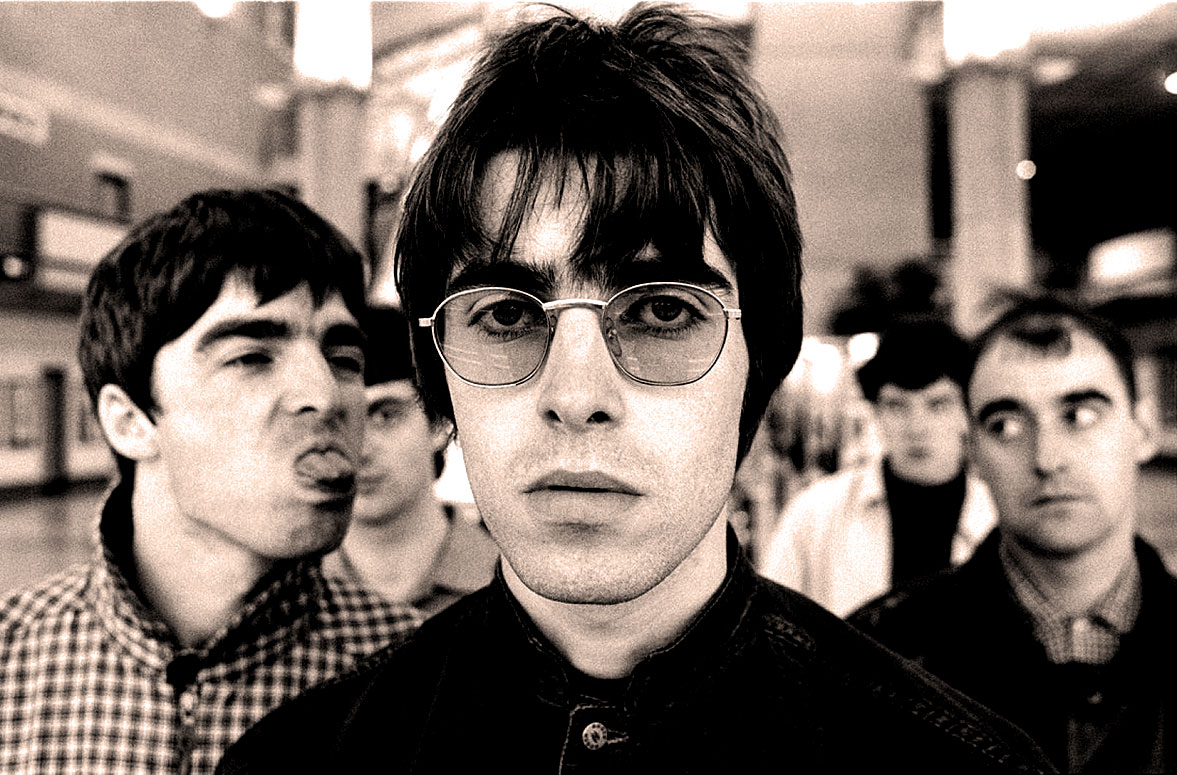
#> input picture examples/oasis.jpg, 1177 x 775 px, given in place of the camera
$ python webcam_live_pixelate.py
#> lines starting #> are read from the running program, lines starting #| are printed output that depends on the picture
#> in live_pixelate, frame is the input picture: shape (775, 1177, 3); mean B, G, R 96.4, 104, 116.2
import cv2
from PIL import Image
import numpy as np
import time

def pixelate(image, block_size, spacing, brightness_factor):
#> called with block_size = 6, spacing = 6, brightness_factor = 1.7
    blocks_across = image.width // block_size
#> blocks_across = 196
    blocks_down = image.height // block_size
#> blocks_down = 129
    image = image.resize((blocks_across, blocks_down), Image.NEAREST)
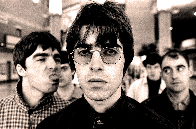
#> image: PIL image 196x129 RGB; mean R, G, B 116.3, 104, 96.4

    image = image.convert('L').point(lambda x: min(255, x * brightness_factor)).convert('RGB')
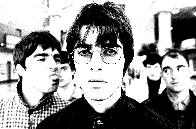
#> image: PIL image 196x129 RGB; min 0, max 255, mean 146

    arr = np.array(image)

    new_width = blocks_across * (block_size + spacing)
#> new_width = 2352
    new_height = blocks_down * (block_size + spacing)
#> new_height = 1548
    output_array = np.zeros((new_height, new_width, 3), dtype=np.uint8)

    for y in range(blocks_down):
        for x in range(blocks_across):
            gray_value = arr[y, x, 0]
            blue_intensity = int((gray_value / 255) * 255)
            color = (0, 0, blue_intensity) if gray_value < 128 else (blue_intensity, blue_intensity, 255)

            start_x = x * (block_size + spacing)
            start_y = y * (block_size + spacing)
            end_x = start_x + block_size
            end_y = start_y + block_size

            output_array[start_y:end_y, start_x:end_x] = color
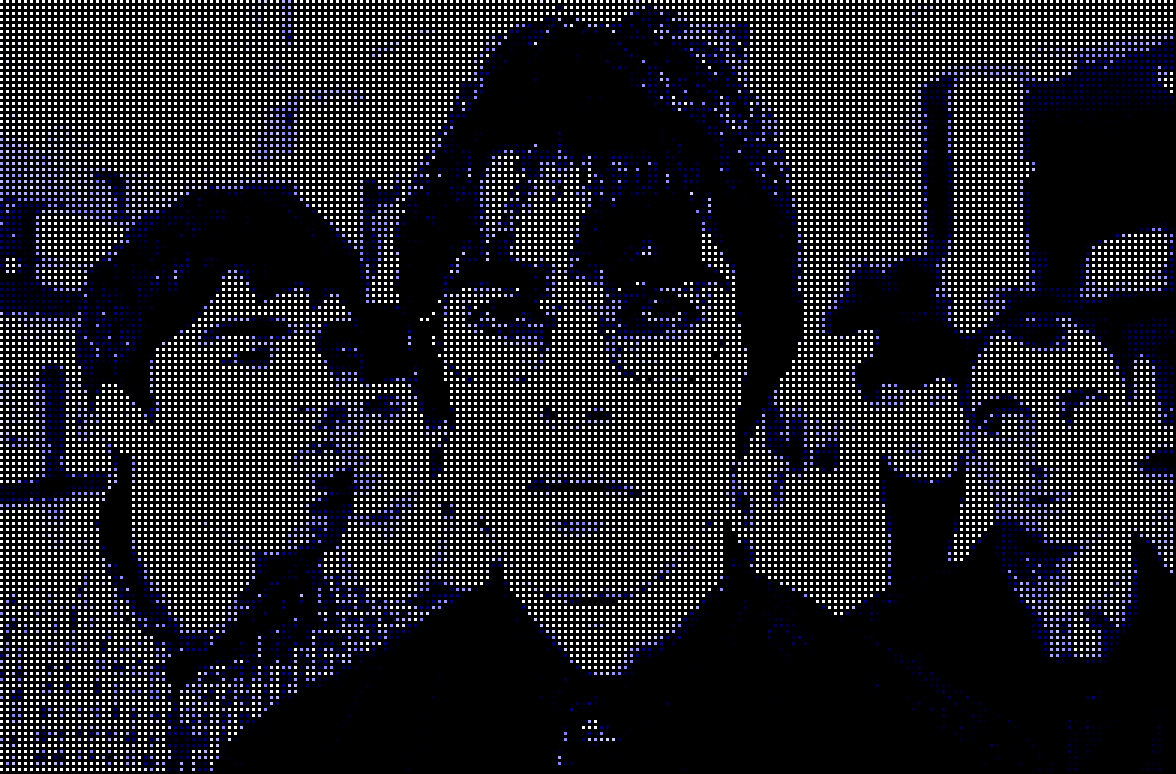
#> output_array: shape (1548, 2352, 3) (shown at 1/2 size); mean R, G, B 34.3, 34.3, 38.8

    return Image.fromarray(output_array)

def live_pixelate(block_size, spacing, brightness_factor):
    cap = cv2.VideoCapture(1)  #se inicia la camara (0 es el estandar pero en mi caso es 1)

    if not cap.isOpened():
        raise IOError("Cannot open webcam")

    while True:
        ret, frame = cap.read()
        if not ret:
            break

        #se convierte la imagen ya que cv2 lee las imagenes en BGR y PIL en RGB
        frame = cv2.cvtColor(frame, cv2.COLOR_BGR2RGB)
        pil_img = Image.fromarray(frame)  # Convertir a imagen de PIL

        #se pixela la imagen con la funcion pixelate
        pixelated_image = pixelate(pil_img, block_size, spacing, brightness_factor)

        #se convierte la imagen de nuevo a BGR pasando la imagen primero a un array de numpy
        cv2_frame = np.array(pixelated_image)
        cv2_frame = cv2.cvtColor(cv2_frame, cv2.COLOR_RGB2BGR)

        #se muestra el frame pixelado
        cv2.imshow('Pixelated Live Video', cv2_frame)

        #se sale con q
        if cv2.waitKey(1) & 0xFF == ord('q'):
#> (key q is pressed here)
            break

    cap.release()
    cv2.destroyAllWindows()

#parametros: tamaño del pixel, espacio entre pixeles y factor de brillo
block_size = 6
spacing = 6
brightness_factor = 1.7

live_pixelate(block_size, spacing, brightness_factor)
